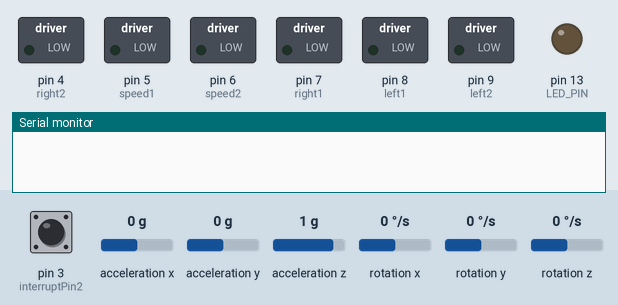
A sketch run on a simulated Arduino Uno, built with avr-gcc and run on an emulated ATmega328P. Shown: switched loads named in the sketch (green lamp = pin HIGH), output pins drawn as LEDs (lit = HIGH), the last lines printed to the serial monitor. Dashed ring = blinking. Inputs (shaded band) come from the test bench; at power-on: rotation z 0 °/s, acceleration x 0 g, acceleration y 0 g, acceleration z 1 g, pin 3 (interruptPin2) HIGH, rotation x 0 °/s, rotation y 0 °/s. The sensor or clock chip raises its interrupt line as the real part does.

Above: at 0.0 s.
At 1.8 s:
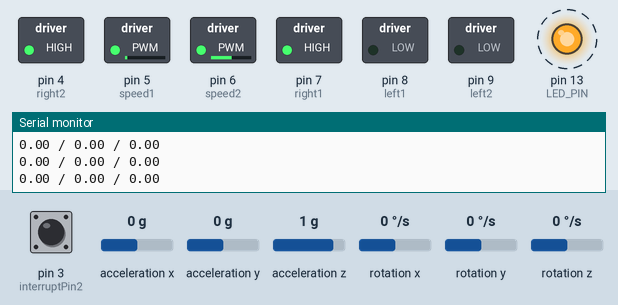
1.9 s: rotation z set to -64 °/s
4.9 s: acceleration x set to -1.4 g
7.9 s: acceleration y set to 0.8 g
At 10.42 s:
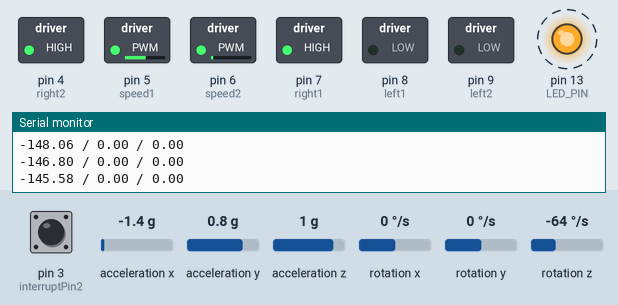
10.9 s: rotation z set to 192 °/s
13.9 s: acceleration z set to -0.8 g
16.9 s: acceleration x set to 1.4 g
Timing chart, 0 to 20.9 s (numbered marks = the images above; inputs shaded):
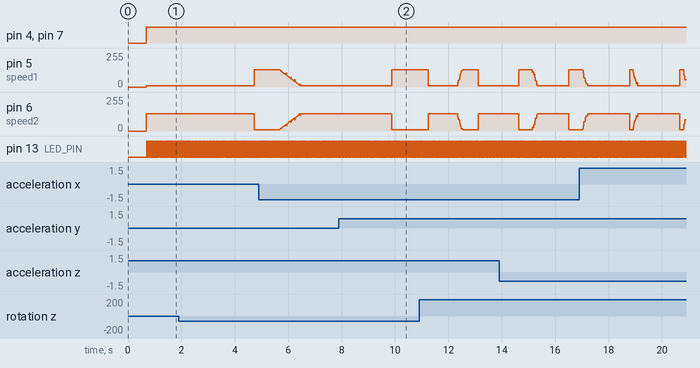

The sketch:

self_drive_car_3_.ino
```cpp
#include "I2Cdev.h"
#include "MPU6050_6Axis_MotionApps20.h"
//#include "MPU6050.h" // not necessary if using MotionApps include file

// Arduino Wire library is required if I2Cdev I2CDEV_ARDUINO_WIRE implementation
// is used in I2Cdev.h
#if I2CDEV_IMPLEMENTATION == I2CDEV_ARDUINO_WIRE
    #include "Wire.h"
#endif

// class default I2C address is 0x68
// specific I2C addresses may be passed as a parameter here
// AD0 low = 0x68 (default for SparkFun breakout and InvenSense evaluation board)
// AD0 high = 0x69
MPU6050 mpu;
//MPU6050 mpu(0x69); // <-- use for AD0 high


// uncomment "OUTPUT_READABLE_QUATERNION" if you want to see the actual
// quaternion components in a [w, x, y, z] format (not best for parsing
// on a remote host such as Processing or something though)
//#define OUTPUT_READABLE_QUATERNION

// uncomment "OUTPUT_READABLE_EULER" if you want to see Euler angles
// (in degrees) calculated from the quaternions coming from the FIFO.
// Note that Euler angles suffer from gimbal lock (for more info, see
// http://en.wikipedia.org/wiki/Gimbal_lock)
//#define OUTPUT_READABLE_EULER

// uncomment "OUTPUT_READABLE_YAWPITCHROLL" if you want to see the yaw/
// pitch/roll angles (in degrees) calculated from the quaternions coming
// from the FIFO. Note this also requires gravity vector calculations.
// Also note that yaw/pitch/roll angles suffer from gimbal lock (for
// more info, see: http://en.wikipedia.org/wiki/Gimbal_lock)
#define OUTPUT_READABLE_YAWPITCHROLL

// uncomment "OUTPUT_READABLE_REALACCEL" if you want to see acceleration
// components with gravity removed. This acceleration reference frame is
// not compensated for orientation, so +X is always +X according to the
// sensor, just without the effects of gravity. If you want acceleration
// compensated for orientation, us OUTPUT_READABLE_WORLDACCEL instead.
//#define OUTPUT_READABLE_REALACCEL

// uncomment "OUTPUT_READABLE_WORLDACCEL" if you want to see acceleration
// components with gravity removed and adjusted for the world frame of
// reference (yaw is relative to initial orientation, since no magnetometer
// is present in this case). Could be quite handy in some cases.
//#define OUTPUT_READABLE_WORLDACCEL

// uncomment "OUTPUT_TEAPOT" if you want output that matches the
// format used for the InvenSense teapot demo
//#define OUTPUT_TEAPOT


#define INTERRUPT_PIN 19  // use pin 2 on Arduino Uno & most boards
#define LED_PIN 13 // (Arduino is 13, Teensy is 11, Teensy++ is 6)
#define interruptPin 18
#define interruptPin2 3
bool blinkState = false;

// MPU control/status vars
bool dmpReady = false;  // set true if DMP init was successful
uint8_t mpuIntStatus;   // holds actual interrupt status byte from MPU
uint8_t devStatus;      // return status after each device operation (0 = success, !0 = error)
uint16_t packetSize;    // expected DMP packet size (default is 42 bytes)
uint16_t fifoCount;     // count of all bytes currently in FIFO
uint8_t fifoBuffer[64]; // FIFO storage buffer

// orientation/motion vars
Quaternion q;           // [w, x, y, z]         quaternion container
VectorInt16 aa;         // [x, y, z]            accel sensor measurements
VectorInt16 aaReal;     // [x, y, z]            gravity-free accel sensor measurements
VectorInt16 aaWorld;    // [x, y, z]            world-frame accel sensor measurements
VectorFloat gravity;    // [x, y, z]            gravity vector
float euler[3];         // [psi, theta, phi]    Euler angle container
float ypr[3];           // [yaw, pitch, roll]   yaw/pitch/roll container and gravity vector

// packet structure for InvenSense teapot demo
uint8_t teapotPacket[14] = { '$', 0x02, 0,0, 0,0, 0,0, 0,0, 0x00, 0x00, '\r', '\n' };
int theta_desired=0,p_signal,theta_error,theta_priv_error,D_signal,pid_signal,outsignal,puls,puls2;
const int Kp=4,Kd=10;
float distance1=0,distance2=0,distance=0;

// ================================================================
// ===               INTERRUPT DETECTION ROUTINE                ===
// ================================================================

volatile bool mpuInterrupt = false;     // indicates whether MPU interrupt pin has gone high
void dmpDataReady() {
    mpuInterrupt = true;
}


// ================================================================
// ===                      INITIAL SETUP                       ===
// ================================================================
#define left1 8
#define right1 7    // right motors
#define speed1 5

#define left2 9
#define right2 4   // left motors
#define speed2 6
void setup() {
    // join I2C bus (I2Cdev library doesn't do this automatically)
    #if I2CDEV_IMPLEMENTATION == I2CDEV_ARDUINO_WIRE
        Wire.begin();
        Wire.setClock(400000); // 400kHz I2C clock. Comment this line if having compilation difficulties
    #elif I2CDEV_IMPLEMENTATION == I2CDEV_BUILTIN_FASTWIRE
        Fastwire::setup(400, true);
    #endif

    // initialize serial communication
    // (115200 chosen because it is required for Teapot Demo output, but it's
    // really up to you depending on your project)
    Serial.begin(9600);
    while (!Serial); // wait for Leonardo enumeration, others continue immediately

    // NOTE: 8MHz or slower host processors, like the Teensy @ 3.3V or Arduino
    // Pro Mini running at 3.3V, cannot handle this baud rate reliably due to
    // the baud timing being too misaligned with processor ticks. You must use
    // 38400 or slower in these cases, or use some kind of external separate
    // crystal solution for the UART timer.

    // initialize device
    Serial.println(F("Initializing I2C devices..."));
    mpu.initialize();
    pinMode(INTERRUPT_PIN, INPUT);

    // verify connection
    Serial.println(F("Testing device connections..."));
    Serial.println(mpu.testConnection() ? F("MPU6050 connection successful") : F("MPU6050 connection failed"));

    // wait for ready
    Serial.println(F("\nSend any character to begin DMP programming and demo: "));
    /*
    while (Serial.available() && Serial.read()); // empty buffer
    while (!Serial.available());                 // wait for data
    while (Serial.available() && Serial.read()); // empty buffer again
*/
    // load and configure the DMP
    Serial.println(F("Initializing DMP..."));
    devStatus = mpu.dmpInitialize();

    // supply your own gyro offsets here, scaled for min sensitivity
    mpu.setXGyroOffset(220);
    mpu.setYGyroOffset(76);
    mpu.setZGyroOffset(-85);
    mpu.setZAccelOffset(1788); // 1688 factory default for my test chip

    // make sure it worked (returns 0 if so)
    if (devStatus == 0) {
        // Calibration Time: generate offsets and calibrate our MPU6050
        mpu.CalibrateAccel(6);
        mpu.CalibrateGyro(6);
        mpu.PrintActiveOffsets();
        // turn on the DMP, now that it's ready
        Serial.println(F("Enabling DMP..."));
        mpu.setDMPEnabled(true);

        // enable Arduino interrupt detection
        Serial.print(F("Enabling interrupt detection (Arduino external interrupt "));
        Serial.print(digitalPinToInterrupt(INTERRUPT_PIN));
        Serial.println(F(")..."));
        attachInterrupt(digitalPinToInterrupt(INTERRUPT_PIN), dmpDataReady, RISING);
        mpuIntStatus = mpu.getIntStatus();

        // set our DMP Ready flag so the main loop() function knows it's okay to use it
        Serial.println(F("DMP ready! Waiting for first interrupt..."));
        dmpReady = true;

        // get expected DMP packet size for later comparison
        packetSize = mpu.dmpGetFIFOPacketSize();
    } else {
        // ERROR!
        // 1 = initial memory load failed
        // 2 = DMP configuration updates failed
        // (if it's going to break, usually the code will be 1)
        Serial.print(F("DMP Initialization failed (code "));
        Serial.print(devStatus);
        Serial.println(F(")"));
    }

    // configure LED for output
    pinMode(LED_PIN, OUTPUT);

  pinMode(left1,OUTPUT);
  pinMode(right1,OUTPUT);
  pinMode(left2,OUTPUT);
  pinMode(right2,OUTPUT);

  digitalWrite(left1,LOW);
  digitalWrite(right1,LOW);

  digitalWrite(left2,LOW);
  digitalWrite(right2,LOW);

  pinMode(interruptPin, INPUT_PULLUP);
  attachInterrupt(digitalPinToInterrupt(interruptPin), int1,FALLING);
  pinMode(interruptPin2, INPUT_PULLUP);
  attachInterrupt(digitalPinToInterrupt(interruptPin2), int2,FALLING);
}


// ================================================================
// ===                    MAIN PROGRAM LOOP                     ===
// ================================================================

void loop() {
    // if programming failed, don't try to do anything
   //// if (!dmpReady) return;
    // read a packet from FIFO
   // if (mpu.dmpGetCurrentFIFOPacket(fifoBuffer)) { // Get the Latest packet
         mpu.dmpGetCurrentFIFOPacket(fifoBuffer);
        //#ifdef OUTPUT_READABLE_EULER
            // display Euler angles in degrees
            mpu.dmpGetQuaternion(&q, fifoBuffer);
            mpu.dmpGetEuler(euler, &q);
            Serial.println((String)(euler[0] * 180/M_PI)+" / "+(String)distance1+" / "+(String)distance2);


            theta_desired=-90;
            distance=(distance1+distance2)/2;
            outsignal=PID_CONTROL(theta_desired,((int)(euler[0] * 180/M_PI)));

            if(distance>124){
            stoop();
            }
            else{
            SpeedLogic(70-outsignal,70+outsignal);
            }

          euler[0]=0;euler[1]=0;euler[2]=0;
        //#endif
        delay(10);
        // blink LED to indicate activity
        blinkState = !blinkState;
        digitalWrite(LED_PIN, blinkState);
    //}
}

  int PID_CONTROL(int theta_S,int theta){
    theta_error=theta_S-theta;
    D_signal=Kd*(theta_error-theta_priv_error);
    p_signal=Kp*theta_error;
    pid_signal=Kp*theta_error+Kd*(theta_error-theta_priv_error);
    theta_priv_error=theta_error;
    if (pid_signal>60){
      pid_signal=60;
    }
    if(pid_signal<-60){
      pid_signal=-60;
    }
    return pid_signal;
  }

  void SpeedLogic(int spdL, int spdR) {
  spdR = -spdR;

  if (spdL < 0) {
     digitalWrite(left2,HIGH);
     digitalWrite(right2,LOW);
     analogWrite(speed2,-spdL);
  } else {
    digitalWrite(left2,LOW);
    digitalWrite(right2,HIGH);
    analogWrite(speed2,spdL);
  }

  if (spdR < 0) {
    digitalWrite(left1,LOW);
    digitalWrite(right1,HIGH);
    analogWrite(speed1,-spdR);

  } else {
    digitalWrite(left1,HIGH);
    digitalWrite(right1,LOW);
    analogWrite(speed1,spdR);
  }
}

  void int1 (){
    puls++;
    distance1=(puls/8)*19; //cm
  }
  void int2 (){
    puls2++;
    distance2=(puls2/8)*19; //cm
  }
  void stoop(){
   digitalWrite(left1,LOW);
  digitalWrite(right1,LOW);

  digitalWrite(left2,LOW);
  digitalWrite(right2,LOW);

  analogWrite(speed1,0);
  analogWrite(speed2,0);
}
```

Measured:
- after the input at 1.9 s, pin 5 (speed1): 10/255 → 130/255 after 2.8 s; pin 6 (speed2): 130/255 → 10/255 after 2.8 s
- after the input at 7.9 s, pin 5 (speed1): 10/255 → 130/255 after 2.0 s instead of 2.5 s; pin 6 (speed2): 130/255 → 10/255 after 2.0 s instead of 2.5 s
- by itself, pin 13 (LED_PIN): alternates HIGH for 0.02 s and LOW for 0.02 s
